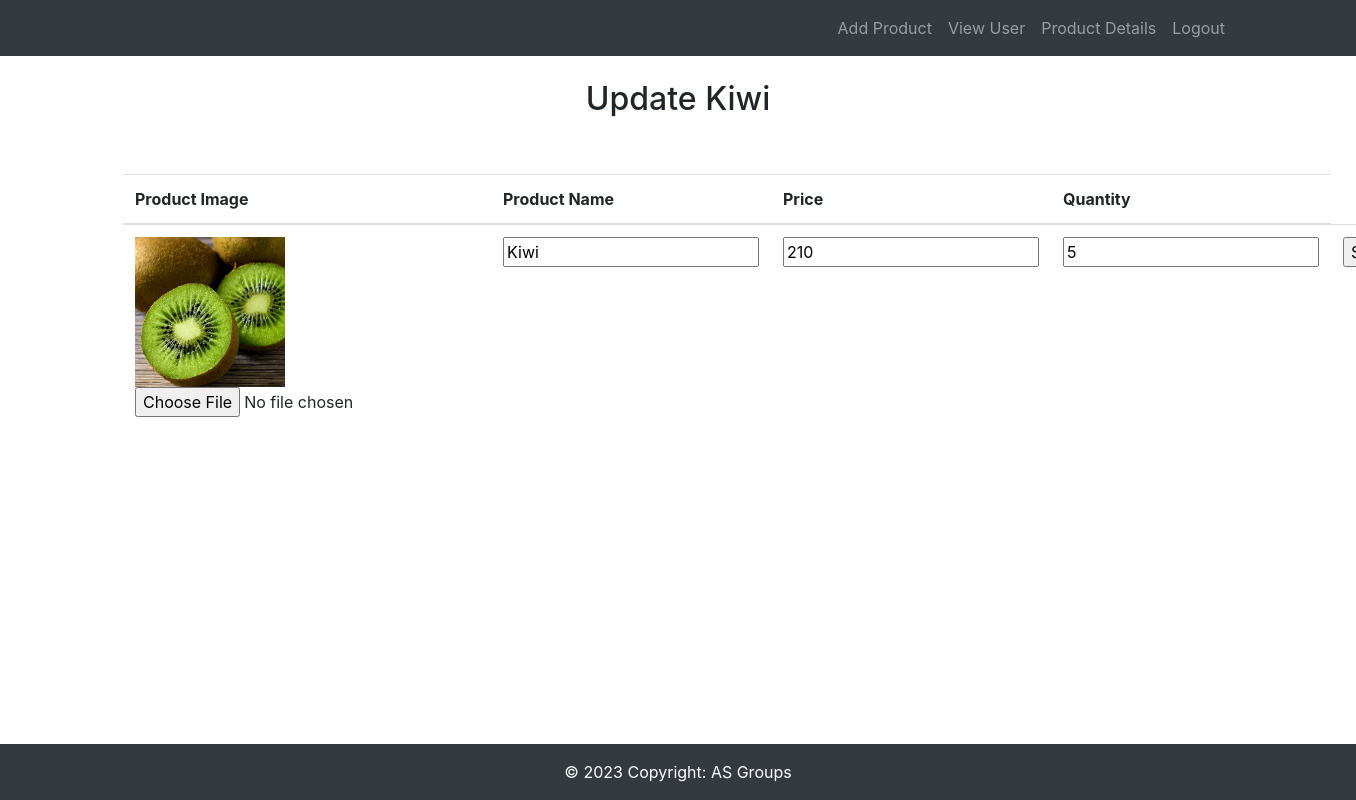
Before: /update_product/2 with the older database file.
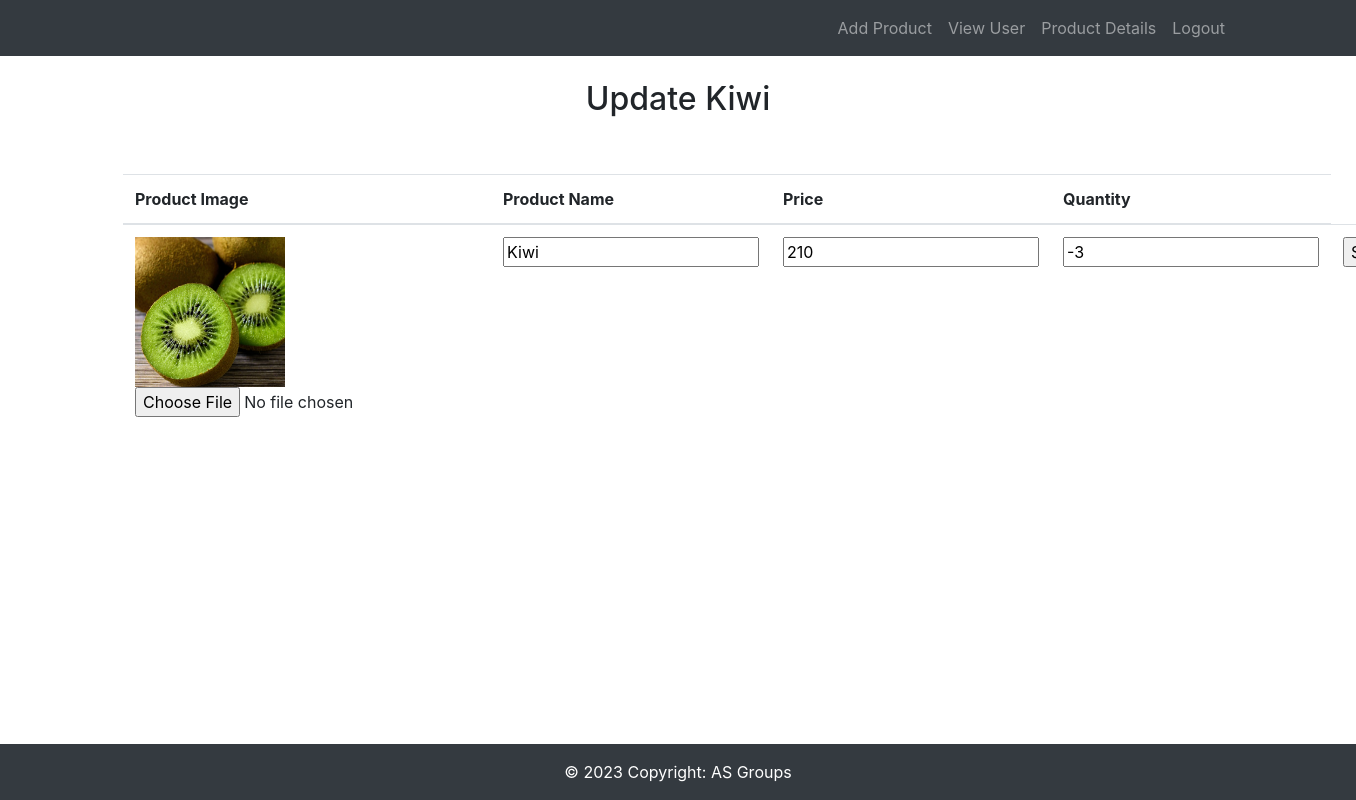
After: the same page with the newer database file.
### app1/models.py (models this page shows)
class product(models.Model):
    pid = models.IntegerField(primary_key=True)
    pname=models.CharField(max_length=10)
    price=models.IntegerField()
    quantity=models.IntegerField()
    image=models.FileField()

### app1/views.py (the view, shortened to what this page needs)
# urls.py: path('update_product/<int:id>',views.update_product),
def update_product(req,id):
    item=product.objects.get(pk=id)
    return render(req,'product-details.html',{'item':item})

### template/product-details.html (shortened to what this page needs)
<!DOCTYPE html>
{% extends "header.html" %}
{% block nav %}
<li class="nav-item"><a class="nav-link" href="../add_product">Add Product</a></li>
<li class="nav-item"><a class="nav-link" href="../view-user">View User</a></li>
<li class="nav-item"><a class="nav-link" href="../product_details">Product Details</a></li>
<li class="nav-item"><a class="nav-link" href="../logout_admin">Logout</a></li>
{% endblock nav %}
{% block body %}
{% if data %}
<div class="map-full">
	<div class="contact-box">
		<div class="container">
			<div class="row">
				<div class="col-lg-12 mt-4">
					<div class="heading-title text-center">
						<h2>Product Details</h2>
					</div>
				</div>
			</div>
        </div>
        <div class="container">
  <table class="table table-stripped mt-5">
    <thead>
      <tr>
        <th>Product Image</th>
        <th>Product Name</th>
        <th>Price</th>
        <th>Quantity</th>
      </tr>
    </thead>
    <tbody>
     {% for i in data %}
    <tr>
        <td><img src="{{i.image.url}}" height="150" width="150"></td>
        <td>{{i.pname}}</td>
        <td>{{i.price}}</td>
        <td >{{i.quantity}}</td>
		<td><a href="../update_product/{{i.pk}}" class="btn btn-primary" id="show">Edit </a>
			<a href="../delete_item/{{i.pk}}" class="btn btn-primary">Delete</i></a>
		</td>
	</tr>
    {% endfor %}
		 </form>
    </tbody>
  </table>
</div>
</div></div>
{% else %}
<div class="map-full">
	<div class="contact-box">
		<div class="container">
			<div class="row">
				<div class="col-lg-12 mt-4">
					<div class="heading-title text-center">
						<h2>Update {{item.pname}}</h2>
					</div>
				</div>
			</div>
        </div>
        <div class="container">
  <table class="table table-stripped mt-5">
    <thead>
      <tr>
        <th>Product Image</th>
        <th>Product Name</th>
        <th>Price</th>
        <th>Quantity</th>
      </tr>
    </thead>
    <tbody>
  <tr>
    <form id="myForm" action="../update_product/{{item.pk}}" method="post" enctype="multipart/form-data">
      <th><img src="{{item.image.url}}" height="150" width="150"><input type="file" name="image"></th>
      <th>    <input type="text" value="{{item.pname}}"  name="name">
      </th>
      <th>    <input type="text" value="{{item.price}}" id="d1" name="price">
      </th>
      <th>    <input type="text" value="{{item.quantity}}" id="d3" name="quantity">
      </th>
      <th>    <input type="submit">
      </th>
    </form>
  </tr>
    </tbody>
  </table>
</div>
</div></div>
{% endif %}
{% endblock body %}

Changed rows visible on the page:
changed product "Kiwi": quantity "5" → "-3"
